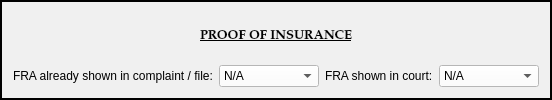
        <widget class="QFrame" name="fra_frame">
         <property name="sizePolicy">
          <sizepolicy hsizetype="Preferred" vsizetype="Preferred">
           <horstretch>0</horstretch>
           <verstretch>0</verstretch>
          </sizepolicy>
         </property>
         <property name="styleSheet">
          <string notr="true">background-color: rgb(240, 240, 240);</string>
         </property>
         <property name="frameShape">
          <enum>QFrame::Box</enum>
         </property>
         <property name="frameShadow">
          <enum>QFrame::Plain</enum>
         </property>
         <property name="lineWidth">
          <number>2</number>
         </property>
         <layout class="QGridLayout" name="gridLayout_8">
          <item row="1" column="0">
           <widget class="QLabel" name="label_21">
            <property name="text">
             <string>FRA already shown in complaint / file:</string>
            </property>
           </widget>
          </item>
          <item row="1" column="1">
           <widget class="NoScrollComboBox" name="fra_in_file_box">
            <property name="minimumSize">
             <size>
              <width>100</width>
              <height>0</height>
             </size>
            </property>
            <property name="maximumSize">
             <size>
              <width>200</width>
              <height>16777215</height>
             </size>
            </property>
            <property name="focusPolicy">
             <enum>Qt::StrongFocus</enum>
            </property>
            <property name="styleSheet">
             <string notr="true">background-color: rgb(255, 255, 255);</string>
            </property>
            <item>
             <property name="text">
              <string>N/A</string>
             </property>
            </item>
            <item>
             <property name="text">
              <string>Yes</string>
             </property>
            </item>
            <item>
             <property name="text">
              <string>No</string>
             </property>
            </item>
           </widget>
          </item>
          <item row="1" column="2">
           <widget class="QLabel" name="label_22">
            <property name="text">
             <string>FRA shown in court:</string>
            </property>
           </widget>
          </item>
          <item row="1" column="3">
           <widget class="NoScrollComboBox" name="fra_in_court_box">
            <property name="minimumSize">
             <size>
              <width>100</width>
              <height>0</height>
             </size>
            </property>
            <property name="focusPolicy">
             <enum>Qt::StrongFocus</enum>
            </property>
            <property name="styleSheet">
             <string notr="true">background-color: rgb(255, 255, 255);</string>
            </property>
            <item>
             <property name="text">
              <string>N/A</string>
             </property>
            </item>
            <item>
             <property name="text">
              <string>Yes</string>
             </property>
            </item>
            <item>
             <property name="text">
              <string>No</string>
             </property>
            </item>
           </widget>
          </item>
          <item row="0" column="0" colspan="4">
           <widget class="QLabel" name="label_23">
            <property name="font">
             <font>
              <family>Palatino Linotype</family>
              <pointsize>10</pointsize>
              <weight>75</weight>
              <italic>false</italic>
              <bold>true</bold>
              <underline>true</underline>
             </font>
            </property>
            <property name="text">
             <string>PROOF OF INSURANCE</string>
            </property>
            <property name="alignment">
             <set>Qt::AlignCenter</set>
            </property>
           </widget>
          </item>
         </layout>
        </widget>
